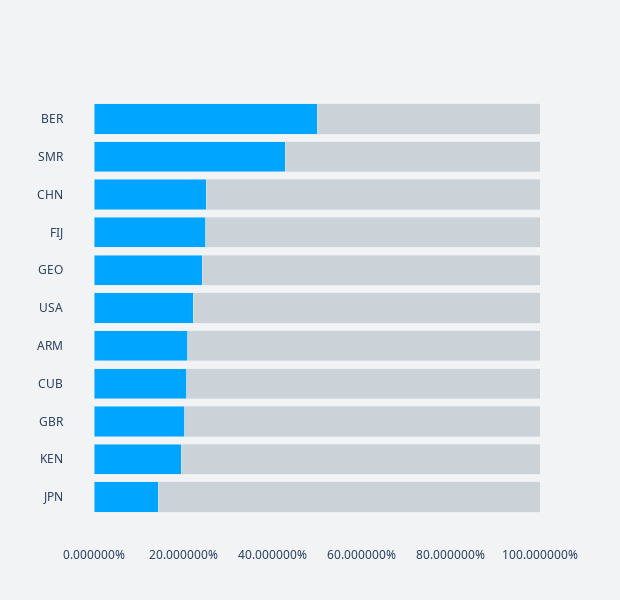

The code cell stored with this chart in its notebook:
### Code cell
stacked_bars_vr(vr_2020, vr_2020.noc.head(10).tolist() + ['JPN'])

### Figure 1 — Plotly figure (JSON) as saved in the notebook; plotly's stock layout.template omitted (floating-point values rounded to 4 significant figures)
{"data": [{"marker": {"color": "#00a5ff"}, "orientation": "h", "showlegend": false, "type": "bar", "x": [0.1443, 0.1961, 0.2031, 0.2083, 0.2105, 0.2227, 0.2424, 0.25, 0.2522, 0.4286, 0.5], "y": ["JPN", "KEN", "GBR", "CUB", "ARM", "USA", "GEO", "FIJ", "CHN", "SMR", "BER"]}, {"marker": {"color": "#cbd2d8"}, "orientation": "h", "showlegend": false, "type": "bar", "x": [0.8557, 0.8039, 0.7969, 0.7917, 0.7895, 0.7773, 0.7576, 0.75, 0.7478, 0.5714, 0.5], "y": ["JPN", "KEN", "GBR", "CUB", "ARM", "USA", "GEO", "FIJ", "CHN", "SMR", "BER"]}], "layout": {"barmode": "stack", "height": 600, "margin": {"pad": 30}, "paper_bgcolor": "#f1f3f5", "plot_bgcolor": "#f1f3f5", "title": {"text": ""}, "width": 620, "xaxis": {"gridcolor": "#cbd2d8", "range": [0, 1], "showgrid": false, "tickfont": {"family": "Noto Sans", "size": 12}, "tickformat": "%", "title": {"text": ""}, "zeroline": false}, "yaxis": {"gridcolor": "#cbd2d8", "showgrid": false, "tickfont": {"family": "Noto Sans", "size": 12}, "title": {"text": ""}, "visible": true, "zeroline": false}}}
